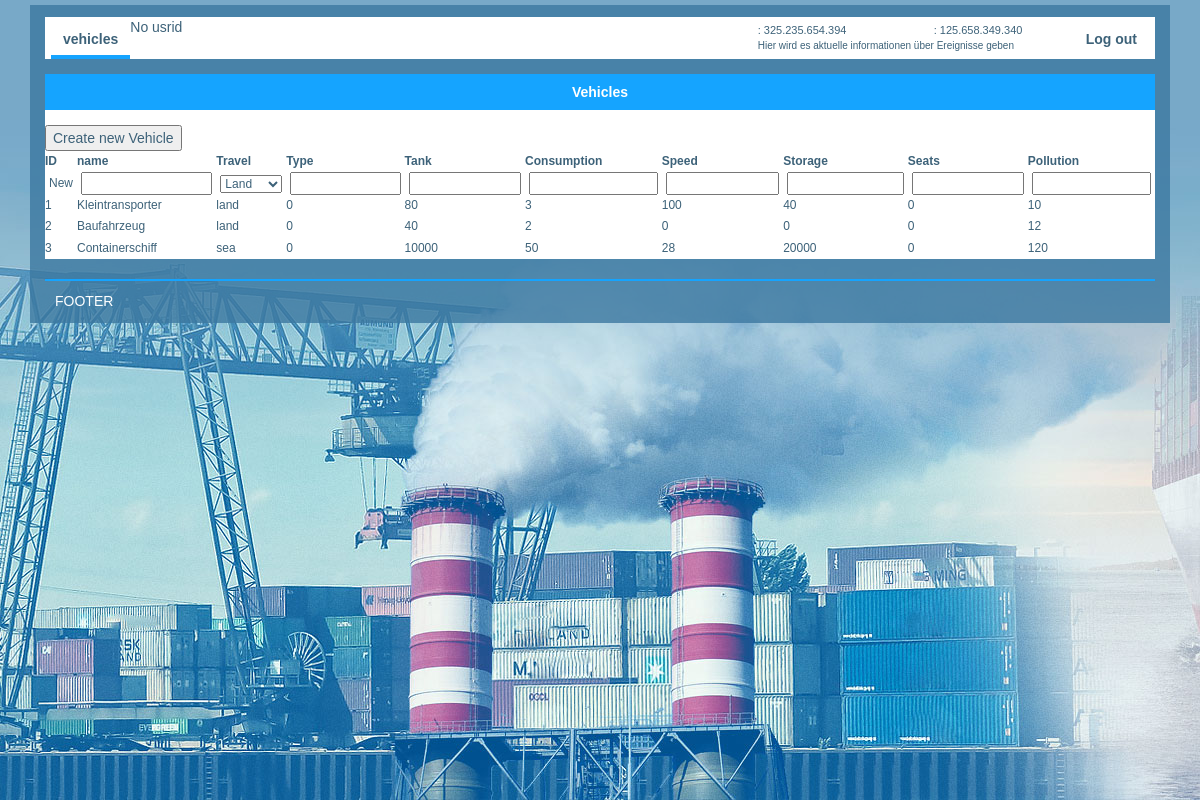
The app's page /cms.php?page=vehicles with its own data.
### tables this page shows
CREATE TABLE `data_vehicles` (
  `uid` int(11) NOT NULL,
  `name` varchar(64) NOT NULL,
  `travel` enum('land','sea','air','') NOT NULL,
  `type` smallint(4) UNSIGNED NOT NULL,
  `tank` mediumint(8) UNSIGNED NOT NULL,
  `consume` smallint(5) UNSIGNED NOT NULL,
  `speed` smallint(4) UNSIGNED NOT NULL,
  `storage` int(11) NOT NULL,
  `seats` int(11) NOT NULL,
  `pollution` int(11) NOT NULL
);

### core/pages/en/language.php (called while the page is built)
<?php
$lang = array();
$lang['ISO'] = 'en';
$lang['pagetitle'] = 'The Businessman';
$lang['pagetitle_login'] = 'Login';
$lang['login'] = 'Login';
$lang['logout'] = 'Log out';
$lang['register'] = 'Register';
$lang['profile'] = 'Profile';
$lang['login_NoUserFound'] = 'No such user found.';
$lang['login_LoginFailed'] = 'Login failed.';
$lang['login_WrongDataEntered'] = 'Username or Password is wrong.';
?>

### core/config.php (called while the page is built, shortened)
<?php
$dbhost = 'localhost';
$dbuser = 'root';
$dbpass = '';
$dbname = 'unternehmerproto';
?>

### core/utilities.php (called while the page is built, shortened)
<?php
function validate_input($data) {
	$data = trim($data);
	$data = stripslashes($data);
	$data = htmlspecialchars($data);
	return $data;
}
?>

### core/DBHelper.php (called while the page is built, shortened)
<?php
class DBHelper{
	private $dbhost;
	private $dbuser;
	private $dbpass;
	private $dbname;
	private $mysqli;
	function __construct($dbhost, $dbuser, $dbpass, $dbname){
      $this->dbhost=$dbhost;
      $this->dbuser=$dbuser;
      $this->dbpass=$dbpass;
      $this->dbname=$dbname;
    }
	public function OpenDB(){
		$this->mysqli = new mysqli($this->dbhost, $this->dbuser, $this->dbpass, $this->dbname);
	}
	public function QuerySQL($sql){
	$res = $this->mysqli->query($sql);
	$res->data_seek(0);
	$i=0;
	while ($row = $res->fetch_assoc()) {
    $fetchedArray[$i] = $row;
	$i++;
	}
	return $fetchedArray;
	}
}
?>

### cms.php (the view, shortened to what this page needs)
<?php
include_once('./core/start.php');
$MyDB = new DBHelper($dbhost, $dbuser, $dbpass, $dbname);
$MyDB -> OpenDB();
$page = '';
$action = '';
if(isset($_REQUEST['page']))
	$page = validate_input($_REQUEST['page']);
echo createlayout_header('');
echo createlayout_start();
echo CreateCMSMenu($MyDB, $page);
switch($page){
	case 'vehicles': showPageVehicles($MyDB, $action); break;
}
echo createlayout_footer();
echo createlayout_end();
function showPageVehicles($MyDB, $action){
	if($action == 'storeNew'){
	$vehicleData = $MyDB-> QuerySQL("INSERT INTO `data_vehicles` (`uid`, `name`, `travel`, `type`, `tank`, `consume`, `speed`, `storage`, `seats`, `pollution`) VALUES
			(NULL,
			'".$_POST['name']."',
			'".$_POST['travel']."',
			'".$_POST['type']."',
			'".$_POST['tank']."',
			'".$_POST['consume']."',
			'".$_POST['speed']."',
			'".$_POST['storage']."',
			'".$_POST['seats']."',
			'".$_POST['pollution']."');");
	redirect("cms.php?page=vehicles");
	}
	else{
		echo ShowVehicleList($MyDB);
	}
}
function ShowVehicleList($MyDB){
	$vehicleData = $MyDB-> QuerySQL("SELECT * FROM `data_vehicles`");
	$content = '';
	$content .= '<form action="cms.php?page=vehicles&action=storeNew" method="post">';
	$content .= '<input type="submit" value="Create new Vehicle">';
	$content .= '<table>';
	$content .= '
	<tr>
    <th>ID</th>
    <th>name</th>
    <th>Travel</th>
    <th>Type</th>
    <th>Tank</th>
    <th>Consumption</th>
    <th>Speed</th>
    <th>Storage</th>
    <th>Seats</th>
    <th>Pollution</th>
 	</tr>
	';
	$tdTag = ' style="padding:0 4px;"';
	$inputTag = ' style="width:100%;"';
	$content .= '
		<tr>
	    <td'.$tdTag.'>New</td>
	    <td'.$tdTag.'><input '.$inputTag.' type="text" name="name"></td>
	    <td style="padding:0 4px; min-width:70px;">'.GetTravelDropdown('travel', $inputTag).'</td>
	    <td'.$tdTag.'><input '.$inputTag.' type="text" name="type"></td>
	    <td'.$tdTag.'><input '.$inputTag.' type="text" name="tank"></td>
	    <td'.$tdTag.'><input '.$inputTag.' type="text" name="consume"></td>
	    <td'.$tdTag.'><input '.$inputTag.' type="text" name="speed"></td>
	    <td'.$tdTag.'><input '.$inputTag.' type="text" name="storage"></td>
	    <td'.$tdTag.'><input '.$inputTag.' type="text" name="seats"></td>
	    <td'.$tdTag.'><input '.$inputTag.' type="text" name="pollution"></td>
			</tr>
		';
	if($vehicleData!=null){
		for($i=0;$i<count($vehicleData);$i++){
			$data = $vehicleData[$i];
			$content .= '
			<tr>
		    <td>'.$data['uid'].'</td>
		    <td>'.$data['name'].'</td>
		    <td>'.$data['travel'].'</td>
		    <td>'.$data['type'].'</td>
		    <td>'.$data['tank'].'</td>
		    <td>'.$data['consume'].'</td>
		    <td>'.$data['speed'].'</td>
		    <td>'.$data['storage'].'</td>
		    <td>'.$data['seats'].'</td>
		    <td>'.$data['pollution'].'</td>
		 	</tr>
			';
		}
	}
	$content .= '</table>';
	$content .= '</form>';
	$out = showWindow($content, 'Vehicles');
	return $out;
}
function GetTravelDropdown($name, $tag=''){
	return '<select '.$tag.' name="'.$name.'">
      <option value="land">Land</option>
      <option value="sea">See</option>
      <option value="air">Luft</option>
    </select>';
}

### core/layout.php (shortened to what this page needs)
<?php
function CreateCMSMenu($MyDB, $page=''){
	$out = '<div id="main-menu">';
	$out .=	'<ul class="mainmenu-container">
    ';
	$out .=	mainmenu_entry('cms', 'vehicles', $page);
	$out .=	mainmenu_entry('game', 'logout', $page,true, true);
	$out .=	mainmenu_infobox();
	if($_SESSION['usr_tutstate']==0)
		$out .= ShowCompanyList($page);
	$out .=	'</ul">
			';
	$out .='</div>
   			';
	echo $out;
}
function ShowCompanyList($cpage){
	global $MyDB;
	if(!isset($_SESSION['usrid']))
		return 'No usrid';
	$sql = "SELECT `comid` FROM `game_company_owners` WHERE `ownid` = '".GetOwnerID($_SESSION['usrid'], 'user')."'";
	$companies = $MyDB-> QuerySQL($sql);
	$comid = $companies[0]['comid'];
	$sql = "SELECT `name`,`firm` FROM `game_company` WHERE `comid` = '".$comid."'";
	$cur_company = $MyDB-> QuerySQLSingle($sql);
	$page = 'company';
	$out = '<li class="mainmenu-entry-company'.($page==$cpage?'-active':'').'">';
	$out .= '<a href="game.php?page='.$page.'&id=' .$comid.'">';
	$out .= '<strong>'.GetCompanyName($cur_company).'</strong>';
	$out .= '</a>';
	$out .= '</li>';
	return $out;
}
function mainmenu_infobox()
{
	global $lang;
	$out =	'';
	$out .= "\n".'<li class="mainmenu-infobox">';
	$out .= '<div class="mainmenu-info-top">
			<div id="mainmenu-info-account">'.$lang['account_balance'].': 325.235.654.394</div>
			<div id="mainmenu-info-balance">'.$lang['balance'].': 125.658.349.340</div>
			</div>';
	$out .= '<div id="mainmenu-infotext">Hier wird es aktuelle informationen &uuml;ber Ereignisse geben</div>';
	$out .= '</li>'."\n";
	return $out;
}
function mainmenu_entry($target, $page, $cpage, $active = true, $right=false)
{
	global $lang;
	return menu_entry($target.'.php?page='.$page,isset($lang[$page])?$lang[$page]:$page, $page==$cpage,$active, $right);
}
function menu_entry($url,$text,$iscurrent=false, $active = true, $right = false)
{
	$out =	'';
	$tag = $iscurrent?'-active':($active?($right?'-right':''):'-inactive');
	$out .= "\n".'<li class="mainmenu-entry'.$tag.'">';
	if($iscurrent||!$active)
		$out .= '<a>';
	else
		$out .= '<a href="'.$url.'">';
	$out .= '<strong>'.$text.'</strong>';
	$out .= '</a>';
	$out .= '</li>'."\n";
	return $out;
}
function showWindow($content, $headline = '', $highlighted = false, $tag=''){
	$out = '<div class="col-xs-12 '.$tag.'">
			<div class="page-infobox">';
	if($headline!='')
		$out .= '<div class="window-title">'.$headline.'</div>';
	$out .= '<div>'.$content.'</div>';
	$out .= '</div>
			</div>';
	$out .= '<span class="block"></span>';
	return $out;
}
function createlayout_header($subtitle=''){
	global $lang;
	$stylesheet = "default";
	$javascript = '<script src="./js/jquery-3.1.0.min.js"></script>';
	$title = $lang['pagetitle'];
	if($subtitle!=''&&isset($lang['pagetitle_'.$subtitle]))
		$title .= ' - '.$lang['pagetitle_'.$subtitle];
$out = '<?xml version="1.0" encoding="ISO-8859-1"?>'."\n";
$out .= '<!DOCTYPE html PUBLIC "-//W3C//DTD XHTML 1.1//EN" "http://www.w3.org/TR/xhtml11/DTD/xhtml11.dtd">
  <html>
  <head>
  <title>'.$title.'</title>
  <link rel="stylesheet" href="bootstrap/css/bootstrap.min.css">
  <link rel="stylesheet" type="text/css" href="core/style/'.$stylesheet.'/style.css" />
  <link rel="SHORTCUT ICON" href="favicon.ico" />
  '.$javascript.'
  </head>
 ';
return $out;
}
function createlayout_start(){
	$out = '';
	$out .= createlayout_header('login');
	$out .= '<body>';
	$out .= '<div id="main-background-image-wrapper"><div id="main-background-image"></div></div>';
	$out .= '<div id="main-container">';
	echo $out;
}
function createlayout_end(){
	$out = '</div>';
	$out .= '
</body>
</html>';
	echo $out;
}
function createlayout_footer(){
	$out = '
			<div id="mainmenu-footer">
			<p>FOOTER</p>
			</div>';
	echo $out;
}
?>

### core/style/default/style.css (style rules this page uses)
body { background-color: #78a9c8; margin: 0; padding: 0; color: #ffffff; font-family: Verdana, sans-serif; }
#main-background-image-wrapper { width: 100%; height: 100%; min-height: 120px; max-height: 680px; min-width: 200px; position: absolute; bottom: 0px; z-index: -100; }
#main-background-image { width: 100%; height: 100%; background: url(./img/background_big.jpg) no-repeat bottom center fixed; -webkit-background-size: inherit; -moz-background-size: inherit; -o-background-size: inherit; background-size: inherit; }
a { color: #3d6279; text-decoration: none; font-weight: bold; cursor: initial; }
table { width: 100%; font-size: 12px; }
td, th { padding: 2px 0; }
.window-title { height: 36px; background-color: #15a4ff; color: #ffffff; width: 100%; text-align: center; font-weight: bold; padding-top: 0.6em; padding-bottom: 4px; margin-bottom: 15px; font-size: 14px; }
#main-container { min-width: 332px; max-width: 1140px; padding: 2px 0 0 0; margin: 0px auto; margin-top: 5px; font-size: 14px; background-color: rgba(60, 120, 160, 0.8); }
#mainmenu-footer { border-top: 2px solid #15a4ff; padding: 10px 10px 2px 10px; margin: 0 15px; }
.mainmenu-container { cursor: default; color: #3d6279; list-style-type: none; min-height: 42px; margin: 10px 15px 15px 15px; padding: 0 6px; overflow: hidden; background-color: #ffffff; }
.mainmenu-infobox { height: inherit; float: right; font-size: 11px; padding-top: 6px; }
#mainmenu-info-account { float: left; width: 176px; }
#mainmenu-info-balance { float: left; width: 140px; }
#mainmenu-infotext { font-size: 10px; width: 316px; }
.mainmenu-entry-active { height: 42px; border-bottom: 4px solid #15a4ff; float: left; padding: 12px 12px 0 12px; }
.mainmenu-entry-active a { color: #3d6279; text-align: center; text-decoration: none; }
.mainmenu-entry-right { height: 42px; float: right; padding: 12px 12px 0 12px; }
.mainmenu-entry-right a { color: #3d6279; text-align: center; text-decoration: none; }
.page-infobox { color: #3d6279; background-color: #ffffff; }

### records on screen
data_vehicles: uid "1", name "Kleintransporter", travel "land", type "0", tank "80", consume "3", speed "100", storage "40", seats "0", pollution "10"
data_vehicles: uid "2", name "Baufahrzeug", travel "land", type "0", tank "40", consume "2", speed "0", storage "0", seats "0", pollution "12"
data_vehicles: uid "3", name "Containerschiff", travel "sea", type "0", tank "10000", consume "50", speed "28", storage "20000", seats "0", pollution "120"

### other values on screen
$text "vehicles Log out"
$headline "Vehicles"
